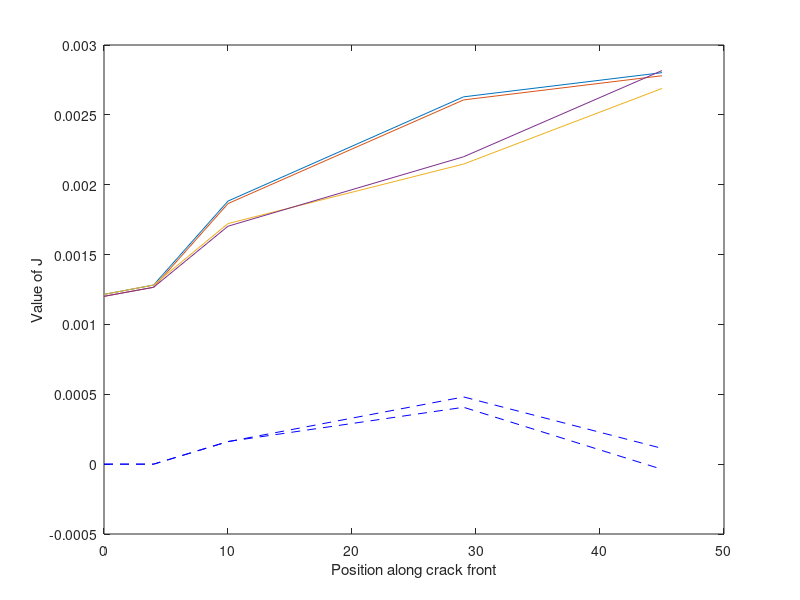

MATLAB code to generate this figure:
data1=load('Js-at-time-0.20000000298Interface.txt')
figure;
for i=2:size(data1,2)
     plot(data1(2:end,1),-data1(2:end,i),'--b')
     hold on
end
data2=load('Js-at-time-0.20000000298.txt')
for i=2:size(data2,2)
     plot(data2(2:end,1),data2(2:end,i))
     hold on
end
for i=2:size(data2,2)
     plot(data2(2:end,1),data2(2:end,i)+data1(2:end,i))
     hold on
end
hold off

ylabel('Value of J')
xlabel('Position along crack front')
%%
%Difference between Abaqus and Mine
% figure; plot(data1(1,2:end),abs(fliplr(sqrt(data1(level,2:end).*(E/(1-v^2))))-sqrt(data2(level+offset,2:end).*(E/(1-v^2))))./fliplr(sqrt(data1(level,2:end).*(E/(1-v^2))))*100)
% ylim([0,100])
% ylabel('% difference from Abaqus')
% xlabel('Position along crack front')
%% Difference from analytical solution
% sig=10000
% a=0.5
% 
% KI_Infinite=sig*sqrt(pi*a)
% v=0.32
% E=200e9
% K1=sqrt(data1(10,2)*(E/(1-v^2)))
% K2=sqrt(data2(5,2)*(E/(1-v^2)))
% Error1 =abs(KI_Infinite-K1)/KI_Infinite*100
% Error2 =abs(KI_Infinite-K2)/KI_Infinite*100
